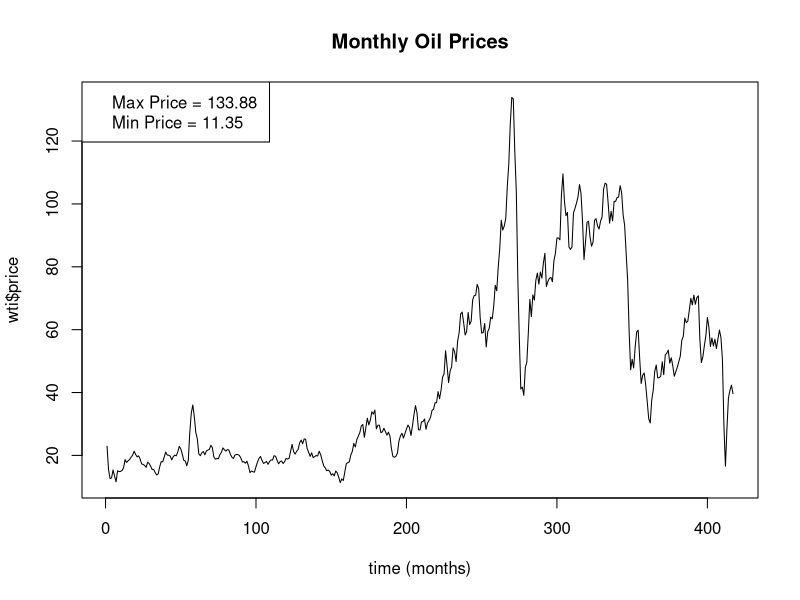
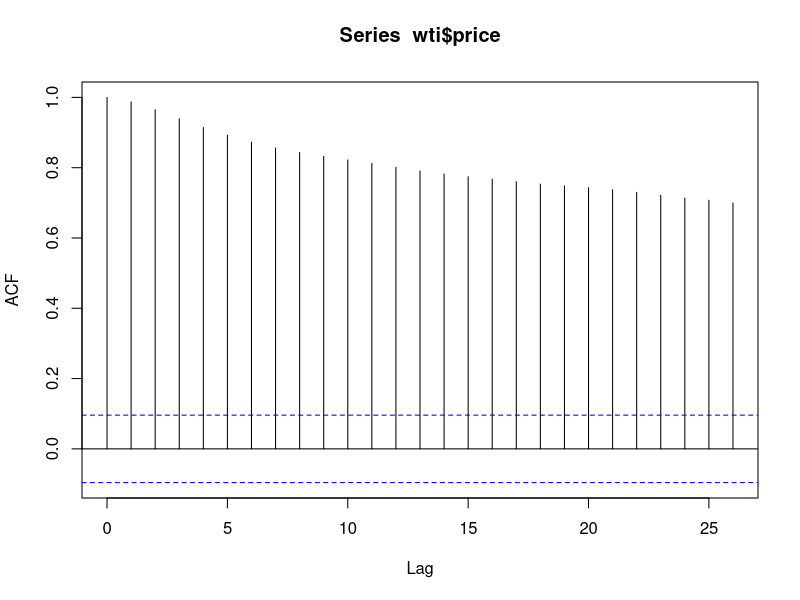
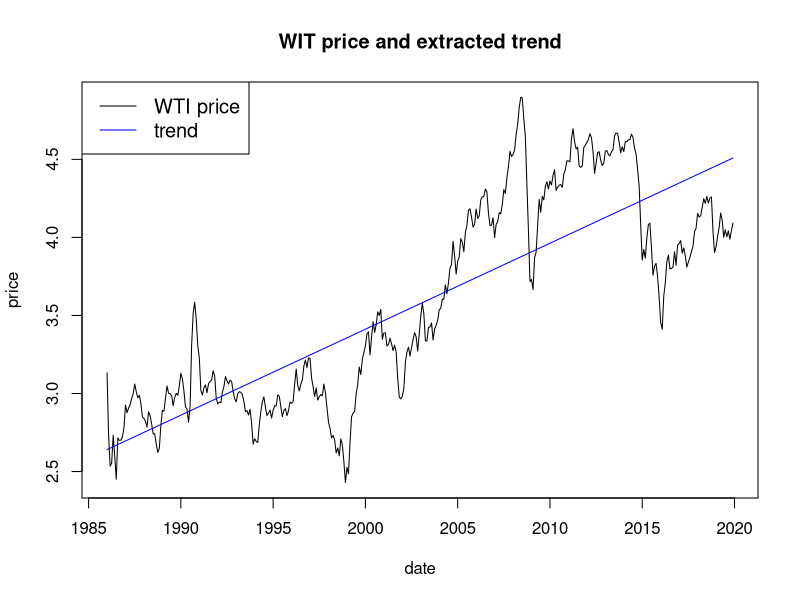
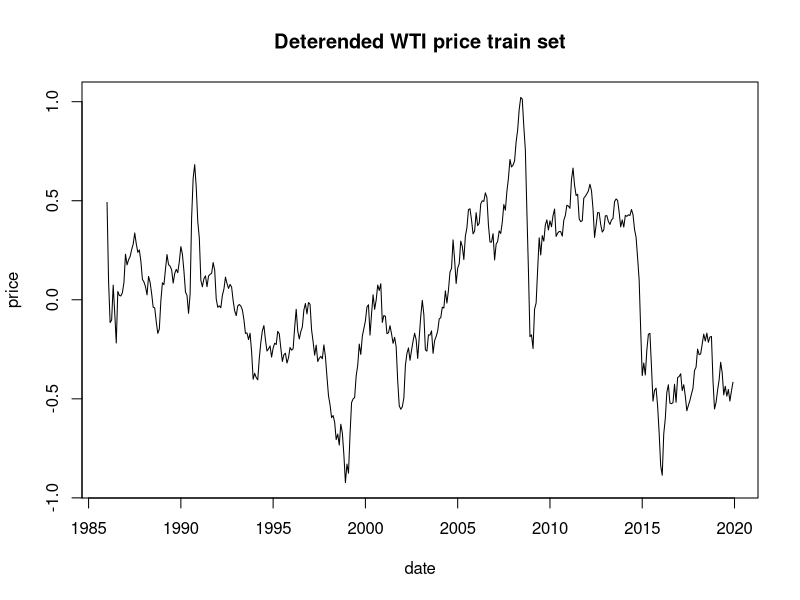
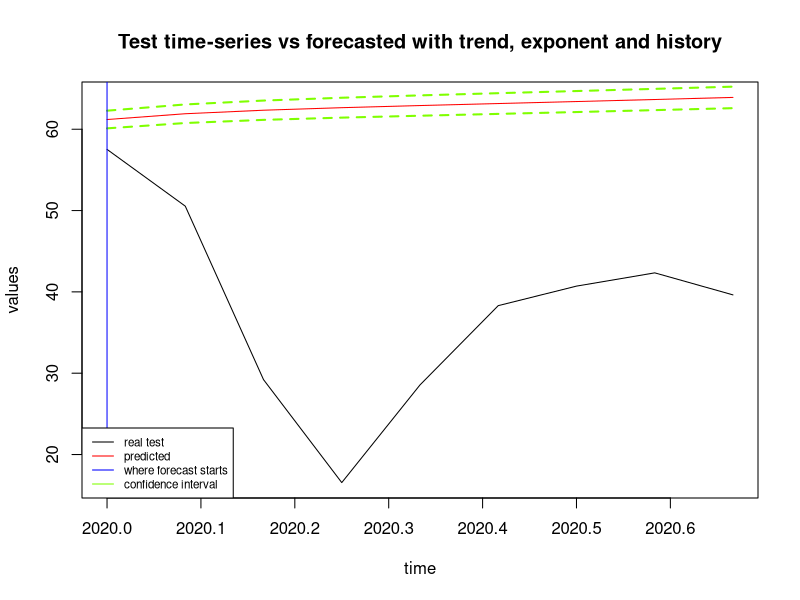
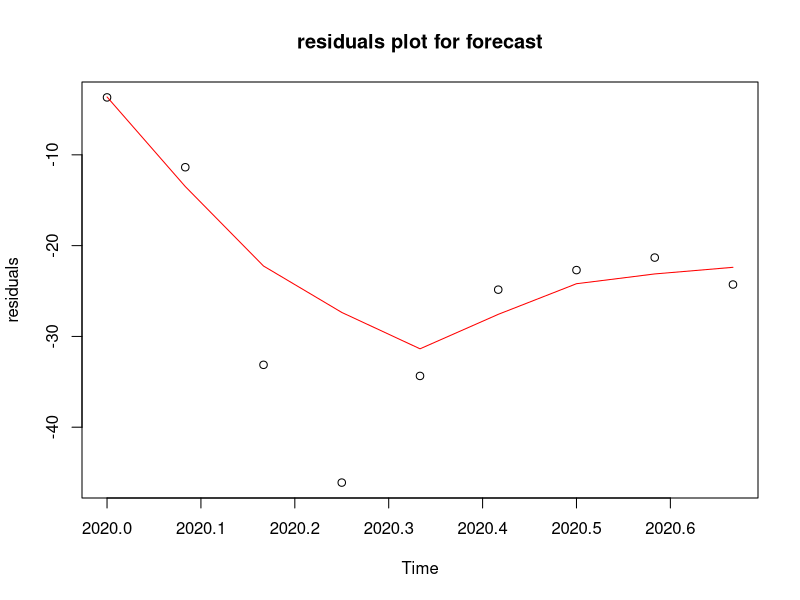
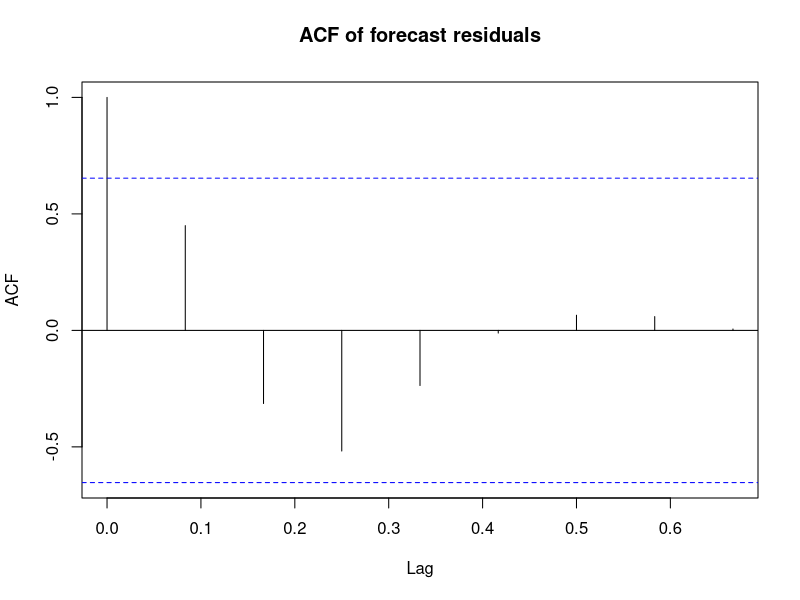

Write the R code that produced these figures, in order.
## ---- chunk 1
#setting the working directory to desktop
setwd("C:\\users\\user\\Desktop\\")

#importing the downloaded csv file
wti <- read.csv("RWTCm.csv")

#creating the date column with desired format 
wti$date <- as.Date(paste(wti$date, '-01', sep = ''),'%B-%Y-%d' )

#we can check to see the nature of imported data by using following commands.
#head(wti)
str(wti)
## ---- chunk 2
# plotting the price
plot(wti$price, type = 'l', xlab = 'time (months)', main = 'Monthly Oil Prices')
legend('topleft', legend = c('Max Price = 133.88 ', 'Min Price = 11.35'))
#plotting the acf for price
acf(wti$price)
## ---- chunk 3
## there are severla ways to divid the dataset into train and test. th following commented code can also be used.

# we divide the datase in test and train from row 408, where we know that year 2019 ends.
 
#bound = 408
#train <- ( wti[1:bound, ] )             
#test <-  ( wti[(bound+1):nrow(wti), ] )
#train <- ts( wti[1:bound, ] )             
#test <- ts ( wti[(bound+1):nrow(wti), ] )
#head(train)
#tail(train)
#head(test)
#tail(test)

split_series <- split(wti,wti$date < as.Date('2020-01-01'))
train <- ts(as.data.frame(split_series[2], col.names = '')$price, start = 1986, frequency = 12)

cat ("head of train:\n")
head(train)
cat("\ntail of train:\n")
tail(train)

test <- ts(as.data.frame(split_series[1],col.names = '')$price, start = 2020, frequency = 12)
cat ("\nhead of test:\n")
head(test)
cat("\ntail of test:\n")
tail(test)
## ---- chunk 4
trainLog <- log(train)
## ---- chunk 5
trend_fit_afterLog <- lm (trainLog ~ time(trainLog))
# regress logarithm of time series values to time.
coef(trend_fit_afterLog)
## ---- chunk 6
trend <- fitted(trend_fit_afterLog)
trainDeterended <- trainLog - trend

plot(trainLog, type = 'l', xlab = 'date', ylab = 'price', main = 'WIT price and extracted trend')
lines(as.vector(time(trainLog)), trend , col = 'Blue')
legend('topleft', legend = c('WTI price', 'trend'), col = c('black','blue'), lty = 1:1, cex = 1.2)

plot(trainDeterended, type ='l', xlab = 'date', ylab = 'price', main = 'Deterended WTI price train set')
## ---- chunk 7
arima_fit <- arima (trainDeterended, order = c(2,1,2))
arima_fit
## ---- chunk 8
forecast <- predict (arima_fit,n.ahead = length(test))
forecast
## ---- chunk 9
beta_0 <- trend_fit_afterLog$coefficients[1]
beta_1 <- trend_fit_afterLog$coefficients[2]
forecast_with_trend <- forecast$pred + beta_0 +beta_1 *time(forecast$pred)
forecast_with_trend
## ---- chunk 10
forecast_exp <- exp (forecast_with_trend)
forecast_exp
## ---- chunk 11
past_ten <- tail(train,10)
upper <- forecast_exp + exp (forecast$se)
lower <- forecast_exp - exp (forecast$se)

plot(test, type = 'l', main = 'Test time-series vs forecasted with trend, exponent and history',
     ylab = 'values', xlab = 'time',ylim = c (min(test, forecast_exp, past_ten), max(test, forecast_exp, past_ten)))

lines(forecast_exp, col = 'red')
lines(upper, lty = 2, lwd = 2 , col = 'chartreuse')
lines(lower, lty = 2, lwd = 2 , col = 'chartreuse')

abline(v = min (time(test)), col = 'blue')

legend('bottomleft', legend = c('real test', 'predicted', 'where forecast starts', 'confidence interval'), 
       col = c('black', 'red', 'blue', 'chartreuse'), lty = c (rep(1,4),2), cex = 0.7)
## ---- chunk 12
resid_forecast <- test - forecast_exp

plot(resid_forecast, type = 'p', ylab = 'residuals', main = 'residuals plot for forecast')
lines(lowess(resid_forecast), col='red')
abline(h=0 , lty =3 )

acf(resid_forecast, main = 'ACF of forecast residuals')

## ---- chunk 13
mse <- sum (resid_forecast^2)/ length(resid_forecast)
cat("MSE:", mse, "\n")
sum_res <- sum(resid_forecast)
cat("sum_res:", sum_res, "\n")
cat("Variance of Residuals:", var (resid_forecast))
